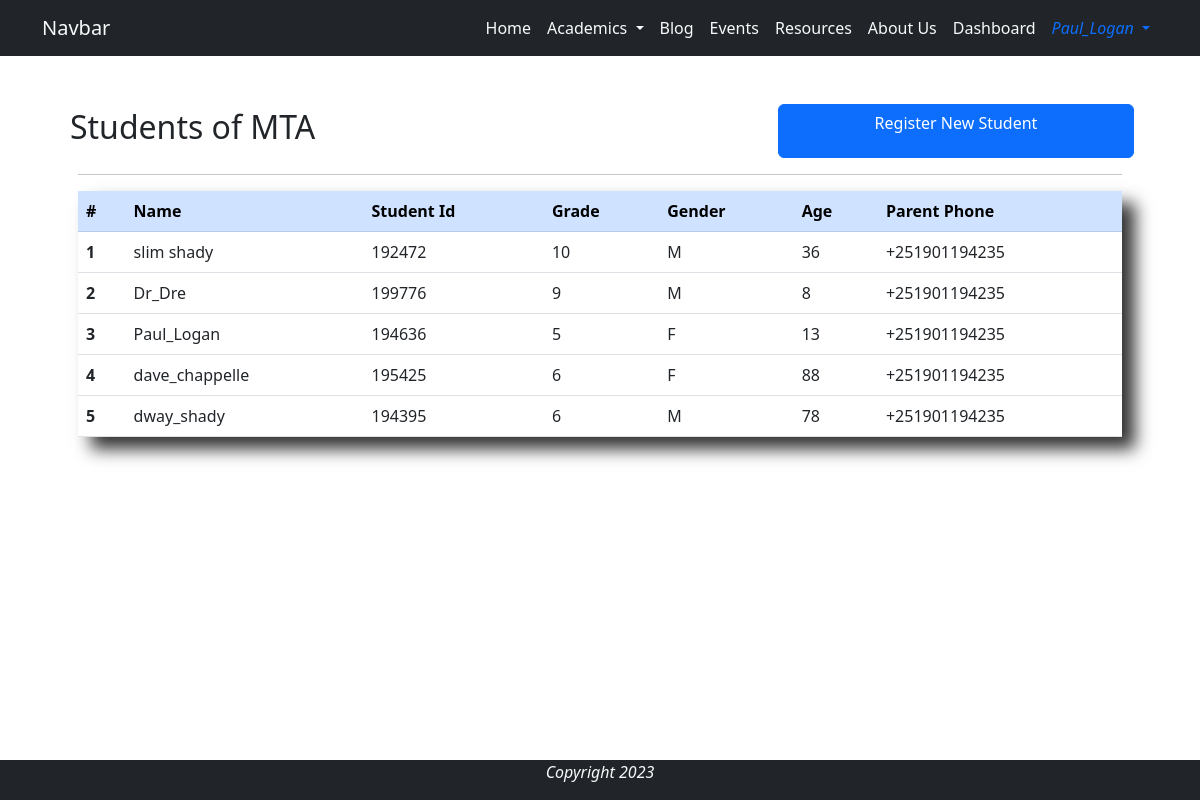
The page /student_dashboard/ (signed in) on the database as committed earlier.
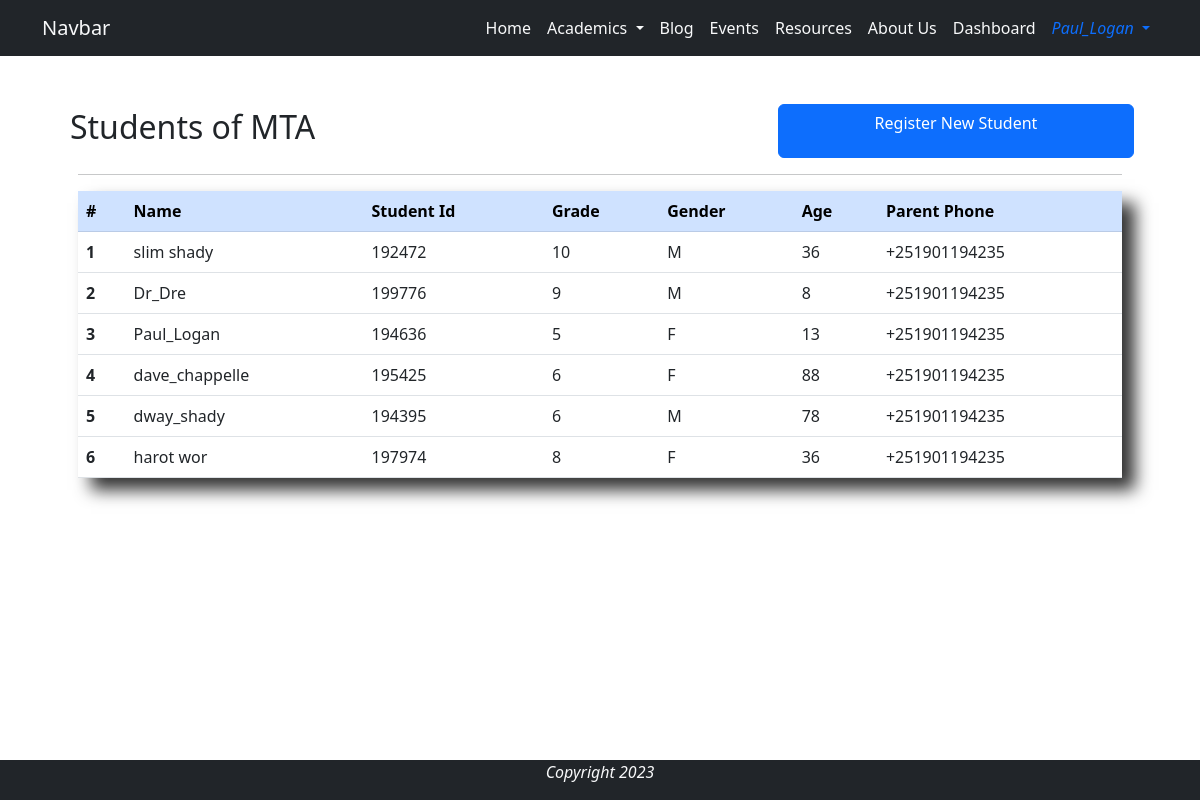
The same page on the database as committed later.
### base/models.py (models this page shows, shortened)
class Student(models.Model):
    GENDER_CHOICES = [
        ('M', 'Male'),
        ('F', 'Female')
    ]
    GRADE_CHOICES = [
        ('5', 'Grade 5'),
        ('6', 'Grade 6'),
        ('7', 'Grade 7'),
        ('8', 'Grade 8'),
        ('9', 'Grade 9'),
        ('10', 'Grade 10'),
    ]
    user = models.OneToOneField(User, on_delete=models.CASCADE, verbose_name='Student')
    name = models.CharField(max_length=44, null=True, blank=True)
    image = models.ImageField(null=True, blank=True)
    student_id = models.CharField(max_length=6, unique=True, editable=False)
    grade = models.CharField(max_length=2, choices=GRADE_CHOICES, null=False, blank=False)
    age = models.IntegerField(null=False, blank=False)
    gender = models.CharField(max_length=6, choices=GENDER_CHOICES, null=False, blank=False)
    parent_phone = models.CharField(max_length=20, null=True)

### base/views.py (the view)
# urls.py: path('student_dashboard/', views.student_dashboard, name='student_dashboard'),
@login_required
@user_passes_test(lambda user: user.is_staff)
def student_dashboard(request):
    students = Student.objects.all()
    context = {
        'students': students,
    }
    return render(request, 'dashboard/student_dashboard.html', context)

### base/templates/dashboard/student_dashboard.html (shortened to what this page needs)
{% extends 'base/base.html' %}
{% load static %}
{% block content %}
<div class="container p-5">
    <div class="row">
        <h2 class="p-1 col-8">Students of MTA</h2>
        <a href="{% url 'base:student_register' %}" class="col-4 btn btn-primary">Register New Student</a>
    </div>
    <hr>
    <div class="shadow-xlg">
        <table class="table">
            <thead class="table-primary">
            <tr>
                <th scope="col">#</th>
                <th scope="col">Name</th>
                <th scope="col">Student Id</th>
                <th scope="col">Grade</th>
                <th scope="col">Gender</th>
                <th scope="col">Age</th>
                <th scope="col">Parent Phone</th>
            </tr>
            </thead>
            <tbody>
                {% for student in students %}
                    <tr class="dashboard-row" href="{% url 'base:student_update' student.student_id %}">
                        <th scope="row">{{ forloop.counter }}</th>
                        <td>{{ student.name }}</td>
                        <td>{{ student.student_id }}</td>
                        <td>{{ student.grade }}</td>
                        <td>{{ student.gender }}</td>
                        <td>{{ student.age }}</td>
                        <td>{{ student.parent_phone }}</td>
                    </tr>
                {% endfor %}
            </tbody>
        </table>
    </div>
</div>
{% endblock %}

### base/templates/base/base.html (shortened to what this page needs)
{% load static %}
<!DOCTYPE html>
<html lang="en">
<head>
    <link rel="stylesheet" href="{% static 'css/style.css' %}">
    <link rel="stylesheet" href="{% static 'css/bootstrap.min.css' %}">
</head>
<body class="d-flex flex-column min-vh-100">
    {% include 'base/navigation.html' %}
    {% block content %}
    {% endblock %}
    {% include 'base/footer.html' %}
</body>
</html>

### base/templates/base/navigation.html (shortened to what this page needs)
<nav class="navbar sticky-top navbar-expand-lg bg-dark">
    <div class="container">
        <a class="navbar-brand text-light" href="{% url 'base:home' %}">Navbar</a>
        <div class="collapse navbar-collapse justify-content-end" id="navbarNav">
            <ul class="navbar-nav">
                <li class="nav-item">
                    <a class="nav-link text-light active text-light" aria-current="page" href="{% url 'base:home' %}">Home</a>
                </li>
                <li class="nav-item dropdown">
                    <a class="nav-link dropdown-toggle text-light" href="#" role="button" data-bs-toggle="dropdown" aria-expanded="false">
                    Academics
                    </a>
                </li>
                <li class="nav-item" data-bs-toggle="tooltip"  data-bs-placement="bottom" data-bs-title="Coming Soon...">
                    <a class="nav-link text-light" href="#">Blog</a>
                </li>
                <li class="nav-item">
                    <a class="nav-link text-light" href="#">Events</a>
                </li>
                <li class="nav-item">
                    <a class="nav-link text-light" href="#">Resources</a>
                </li>
                <li class="nav-item">
                    <a class="nav-link text-light" href="#">About Us</a>
                </li>
                {% if user.is_staff %}
                <li class="nav-item">
                    <a class="nav-link text-light" href="{% url 'base:dashboard' %}">Dashboard</a>
                </li>
                {% endif %}
                {% if user.is_authenticated %}
                    <li class="nav-item dropdown">
                        <a class="nav-link text-primary dropdown-toggle" href="#" role="button" data-bs-toggle="dropdown" aria-expanded="false">
                            <i class="fa fa-user" aria-hidden="true"> {{user.username}} </i>
                        </a>
                    </li>
                {% endif %}
            </ul>
        </div>
    </div>
</nav>

### base/templates/base/footer.html
<footer class="mt-auto bg-dark text-light bg-secondary ">
    <div class="container">
      <p class="text-center">
        <i>Copyright 2023</i>
      </p>
    </div>
</footer>

### base/static/css/style.css (style rules this page uses)
.shadow-xlg { box-shadow: 13px 12px 16px rgba(0, 0, 0, 0.8) }
.navbar-nav .nav-link { transition: 1s; }
.dashboard-row th { transition: background-color 0.2s ease-in; }
.dashboard-row td { transition: background-color 0.4s ease-in; }

Rows that differ between the two databases and show on the page:
added Student: name "harot wor", student_id "197974", grade "8", gender "F", age "36", parent_phone "+251901194235"
